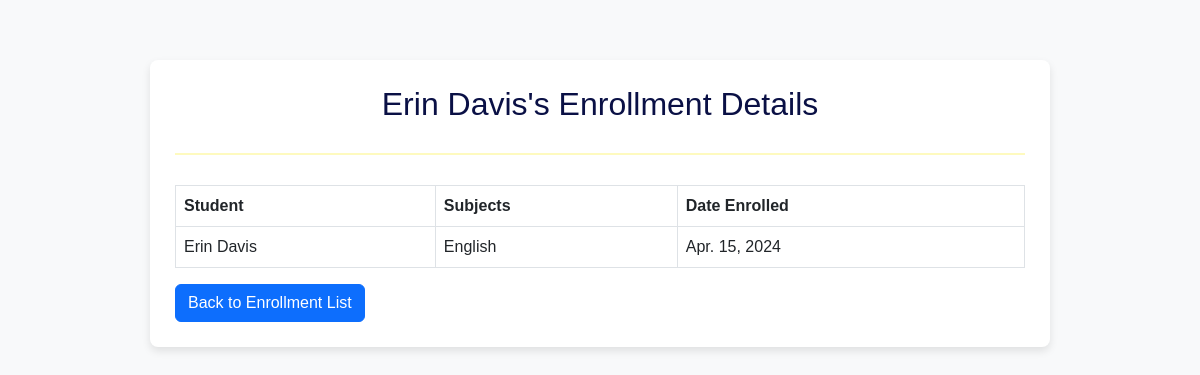
The app's page /student/4/enrollments/ with its own data.
### school/models.py (models this page shows, shortened)
class Student(models.Model):
    name = models.CharField(max_length=100)
    age = models.IntegerField()
    grade = models.CharField(max_length=10)
    parent = models.ForeignKey(Parent, on_delete=models.CASCADE)
    subjects = models.ManyToManyField(Subject)

class Subject(models.Model):
    name = models.CharField(max_length=100)

### school/views.py (the view)
# urls.py: path('student/<int:student_id>/enrollments/', views.student_enrollment_detail, name='student_enrollment_detail'), # Enrollment Detail
def student_enrollment_detail(request, student_id):
    student = Student.objects.get(id=student_id)
    enrollments = Enrollment.objects.filter(student=student)
    enrollment_details = [
        {
            "student": enrollment.student.name,
            "subjects": ", ".join(subject.name for subject in enrollment.subjects.all()) or "-",
            "date_enrolled": enrollment.date_enrolled.strftime("%b. %d, %Y"),
        }
        for enrollment in enrollments
    ]
    context = {
        'student': student,
        'enrollment_details': enrollment_details,
    }
    return render(request, 'student_enrollment_detail.html', context)

### school/templates/student_enrollment_detail.html (shortened to what this page needs)
<!DOCTYPE html>
<html lang="en">
<head>
    <link href="https://cdn.jsdelivr.net/npm/bootstrap@5.3.0-alpha1/dist/css/bootstrap.min.css" rel="stylesheet">
    <link href="https://cdnjs.cloudflare.com/ajax/libs/bootstrap-icons/1.10.5/font/bootstrap-icons.min.css" rel="stylesheet">
</head>
<body>
    <div class="container">
        <h2>{{ student.name }}'s Enrollment Details</h2>
        <hr>
        <table class="table table-bordered">
            <thead>
                <tr>
                    <th>Student</th>
                    <th>Subjects</th>
                    <th>Date Enrolled</th>
                </tr>
            </thead>
            <tbody>
                {% for detail in enrollment_details %}
                <tr>
                    <td>{{ detail.student }}</td>
                    <td>{{ detail.subjects }}</td>
                    <td>{{ detail.date_enrolled }}</td>
                </tr>
                {% endfor %}
            </tbody>
        </table>
        <a href="{% url 'enrollment_list' %}" class="btn btn-primary">Back to Enrollment List</a>
    </div>
</body>
</html>

### school/templates/student_enrollment_detail.html (style rules this page uses)
body { font-family: Arial, sans-serif; background-color: #f8f9fa; margin: 0; padding: 20px; }
.container { max-width: 900px; margin: 40px auto; background: white; padding: 25px; border-radius: 8px; box-shadow: 0 4px 8px rgba(0, 0, 0, 0.1); }
h2 { text-align: center; color: #0A1045; margin-bottom: 30px; }
hr { border-top: 2px solid #F9E900; margin-bottom: 30px; }

### records on screen
Student: name "Erin Davis", student "Erin Davis"
Subject: subjects "English"

### other values on screen
{{ detail.date_enrolled }} "Apr. 15, 2024"
